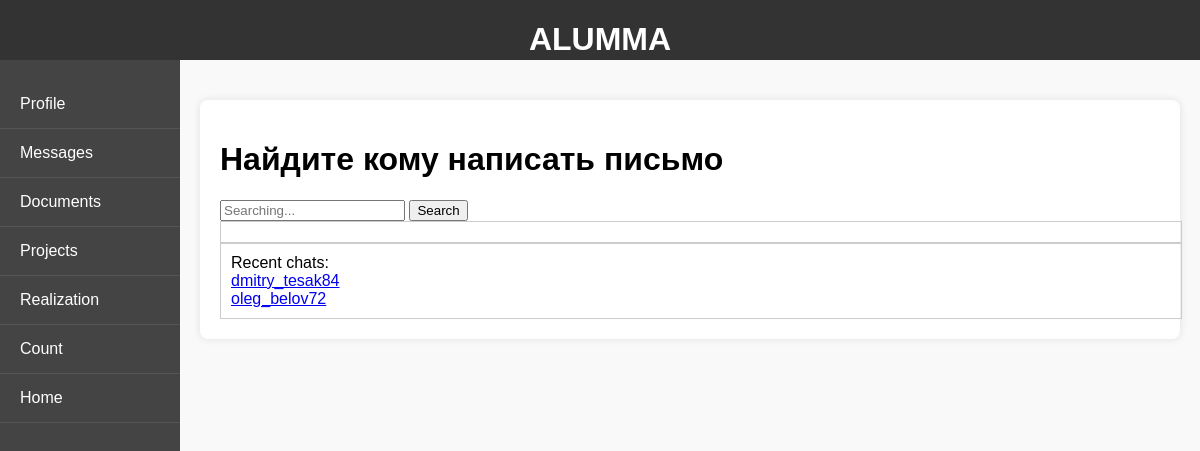
Page /profile/messages/ (signed in) on the earlier database version.
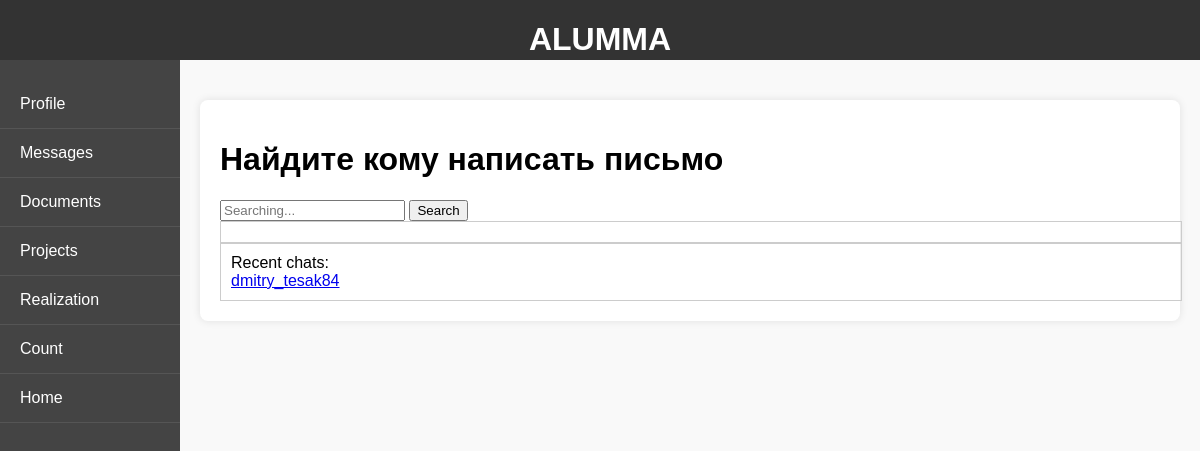
Same page on the later database version.
### styles/models.py (models this page shows)
class Chat(models.Model):
    profile = models.ForeignKey(Profile, on_delete=models.CASCADE)
    speakingPartnerUsername = models.CharField(max_length=100)

### styles/views.py (the view)
# urls.py: path('profile/messages/', views.messagesPage, name='profile_messages'),
def messagesPage(request):
    yourProfile = Profile.objects.get(user__username=request.user.username)
    profilesChats = Chat.objects.all()
    query = request.GET.get('q', '')
    if query:
        users = User.objects.filter(username__icontains=query)
    else:
        users = []
    return render(request, 'messagesPage.html', {'users': users, 'profilesChats' : profilesChats})

### templates/messagesPage.html (shortened to what this page needs)
{% extends "ProfileLayout.html" %}
{% block content %}
    <form action="{% url 'profile_messages' %}" method="get">
        <h1>Найдите кому написать письмо</h1>
        <input type="text" name="q" placeholder="Searching...">
        <button type="submit">Search</button>
    </form>
<div style="width: 100%; overflow-x: scroll; white-space: nowrap; border: 1px solid #ccc; padding: 10px;">
</div>
<div style="width: 100%; overflow-x: scroll; white-space: nowrap; border: 1px solid #ccc; padding: 10px;">
Recent chats: <br>
{% if profilesChats %}
{% for name in profilesChats %}
        <a href="{% url 'profile_messages_chat' name.speakingPartnerUsername %}">{{name.speakingPartnerUsername}}</a><br>
      {% endfor %}
{% else %}
        <a>No chats yet</a>
{% endif %}
</div>
{% endblock %}

Differences in the rows shown:
removed Chat: speakingPartnerUsername "oleg_belov72"
